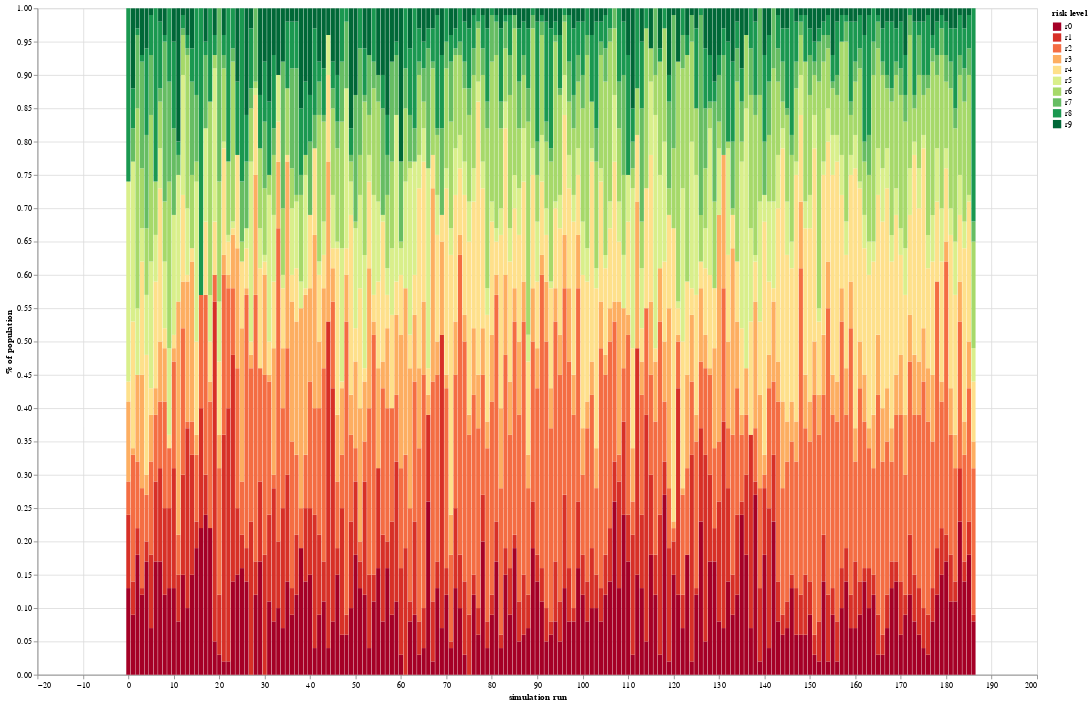

The code cell stored with this chart in its notebook:
### Code cell
import altair as alt
from simulatingrisk.hawkdove.model import divergent_colors_10

alt.Chart(risk_pcts).mark_bar().encode(
    x=alt.X('index', title='simulation run'),
    y=alt.Y('percentage', title='% of population').scale(domain=(0, 1)),
    color=alt.Color('risk level').scale(domain=rlevel_cols, range=divergent_colors_10),
    order=alt.Order(
      # Sort the segments of the bars by this field
      'risk level',
      sort='ascending'
    )
).properties(width=1200, height=800)

### Figure 1 — Vega-Lite specification as saved in the notebook (floating-point values rounded to 4 significant figures; data arrays with more than 128 entries replaced by an {"elided": "..."} marker saying what was removed)
{"config": {"view": {"continuousWidth": 300, "continuousHeight": 300}}, "data": {"name": "data-8a31dea4aababda55138d6d4fe452ae6"}, "mark": {"type": "bar"}, "encoding": {"color": {"field": "risk level", "scale": {"domain": ["r0", "r1", "r2", "r3", "r4", "r5", "r6", "r7", "r8", "r9"], "range": ["#a50026", "#d73027", "#f46d43", "#fdae61", "#fee08b", "#d9ef8b", "#a6d96a", "#66bd63", "#1a9850", "#006837"]}, "type": "nominal"}, "order": {"field": "risk level", "sort": "ascending", "type": "nominal"}, "x": {"field": "index", "title": "simulation run", "type": "quantitative"}, "y": {"field": "percentage", "scale": {"domain": [0, 1]}, "title": "% of population", "type": "quantitative"}}, "height": 800, "width": 1200, "$schema": "https://vega.github.io/schema/vega-lite/v5.20.1.json", "datasets": {"data-8a31dea4aababda55138d6d4fe452ae6": {"elided": "1870 records"}}}
